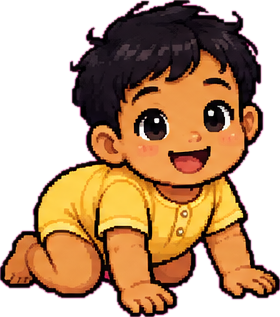
#> input picture MobileClient/assets/dependents/crawler_son.png, 280 x 317 px
$ python pixelate.py ../../MobileClient/assets/dependents/crawler_son.png out.png
#> lines starting #> are read from the running program, lines starting #| are printed output that depends on the picture; after the words box and inside, x2 and y2 are one past the last pixel; in counts of white or black regions, pixels touching at a corner belong together
"""Turn smooth painted sprites into pixel art that matches the room art.

Pillow + numpy only (no extra installs). Steps: area-average down to a small grid,
reduce to a shared-size palette, snap alpha to on/off, add a 1px outline, scale back
up with nearest-neighbour so every pixel stays crisp.

Usage:  python3 pixelate.py in.png out.png --height 256 --colors 48 --scale 4
"""
import argparse
import numpy as np
from PIL import Image


def pixelate(im, height=256, colors=48, scale=4, outline=True, alpha_cut=110):
#> called with height = 256, colors = 48, scale = 4, outline = True, alpha_cut = 110
    im = im.convert('RGBA')
#> im is the input picture: PIL image 280x317 RGBA; mean R, G, B, A 176.7, 64.3, 84, 157.3
    w, h = im.size
#> w = 280; h = 317
    small_w = max(1, round(w * height / h))
#> small_w = 226
    small = im.resize((small_w, height), Image.BOX)            # area average
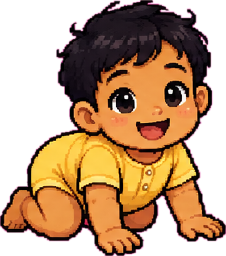
#> small: PIL image 226x256 RGBA; mean R, G, B, A 99, 60.7, 33.8, 157.3; transparent parts drawn white
    a = np.array(small.getchannel('A')) >= alpha_cut           # crisp alpha
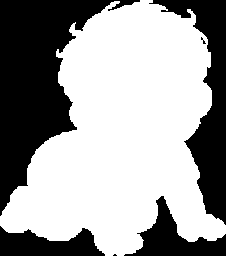
#> a: shape (256, 226) bool; 61.9% white; 6 black regions (2 under 20 px), largest, box (x1, y1, x2, y2) and area: (0, 0, 140, 216) 11886, (149, 0, 226, 225) 5801, (124, 196, 226, 256) 2298, (0, 226, 105, 256) 2054
    rgb = small.convert('RGB')
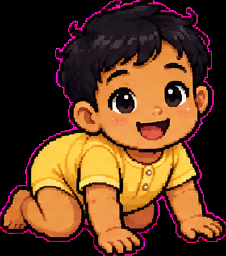
#> rgb: PIL image 226x256 RGB; mean R, G, B 99, 60.7, 33.8
    q = rgb.quantize(colors=colors, method=Image.Quantize.MEDIANCUT, dither=Image.Dither.NONE).convert('RGB')
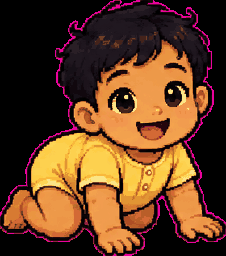
#> q: PIL image 226x256 RGB; mean R, G, B 98.6, 60.8, 33.6
    arr = np.array(q)
    out = np.zeros((height, small_w, 4), np.uint8)
    out[..., :3] = arr
    out[..., 3] = a * 255
    if outline:
        pad = np.pad(a, 1)
#> pad: shape (258, 228) bool; 60.9% white; 2 black regions (1 under 20 px), largest, box (x1, y1, x2, y2) and area: (0, 0, 228, 258) 23013
        edge = (~a) & (pad[:-2, 1:-1] | pad[2:, 1:-1] | pad[1:-1, :-2] | pad[1:-1, 2:])
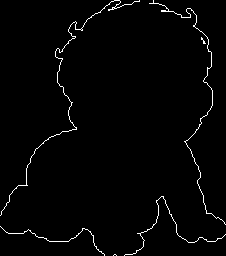
#> edge: shape (256, 226) bool; 1.7% white in thin lines or dots
        dark = np.array([34, 22, 20], np.uint8)
        out[edge, :3] = dark
        out[edge, 3] = 255
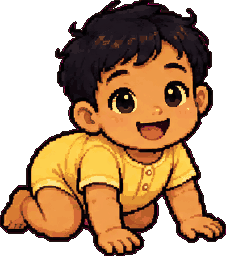
#> out: shape (256, 226, 4); mean R, G, B, A 95.8, 61, 31.9, 162.2; transparent parts drawn white
    res = Image.fromarray(out, 'RGBA')
    return res.resize((small_w * scale, height * scale), Image.NEAREST)
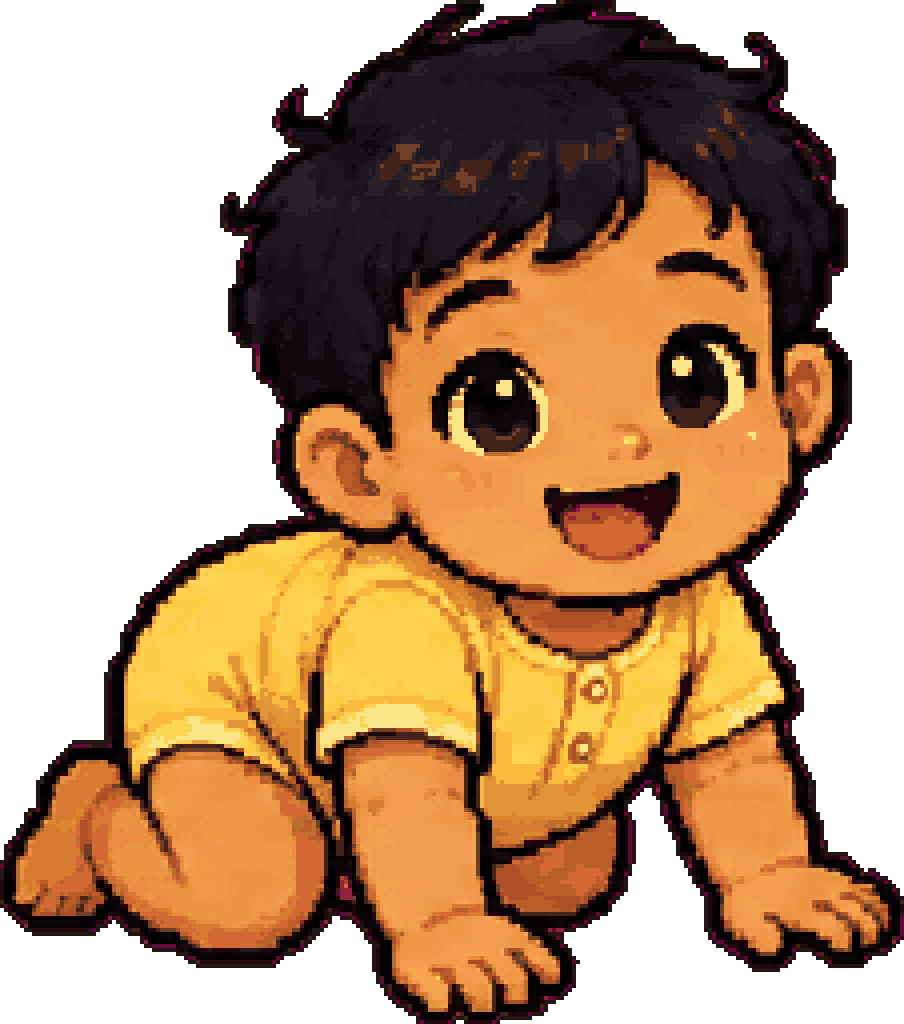
#> returned value: PIL image 904x1024 RGBA; mean R, G, B, A 95.8, 61, 31.9, 162.2; transparent parts drawn white


if __name__ == '__main__':
    ap = argparse.ArgumentParser()
    ap.add_argument('src'); ap.add_argument('dst')
    ap.add_argument('--height', type=int, default=256)
    ap.add_argument('--colors', type=int, default=48)
    ap.add_argument('--scale', type=int, default=4)
    ap.add_argument('--no-outline', action='store_true')
    a = ap.parse_args()
    pixelate(Image.open(a.src), a.height, a.colors, a.scale, not a.no_outline).save(a.dst, optimize=True)

$ run again, on MobileClient/assets/dependents/adopted_baby.png
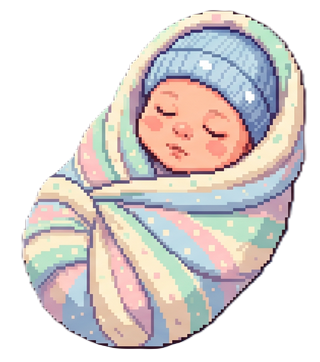
#> input picture MobileClient/assets/dependents/adopted_baby.png, 320 x 362 px
#> in pixelate, im is the input picture: PIL image 320x362 RGBA; mean R, G, B, A 114.7, 107.8, 105.6, 147.1
#> in pixelate, `a = np.array(small.getchannel('A')) >= alpha_cut`:
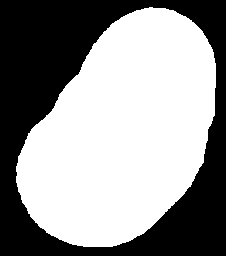
#> a: shape (256, 226) bool; 57.8% white; 1 black region, box (x1, y1, x2, y2) and area: (0, 0, 226, 256) 24416
#> pad: shape (258, 228) bool; 56.8% white; 1 black region, box (x1, y1, x2, y2) and area: (0, 0, 228, 258) 25384
#> edge: shape (256, 226) bool; 1.1% white in thin lines or dots, all inside (x1, y1, x2, y2) = (15, 6, 217, 248)
#> in pixelate, `return res.resize((small_w * scale, height * scale), Image.NEAREST)`:
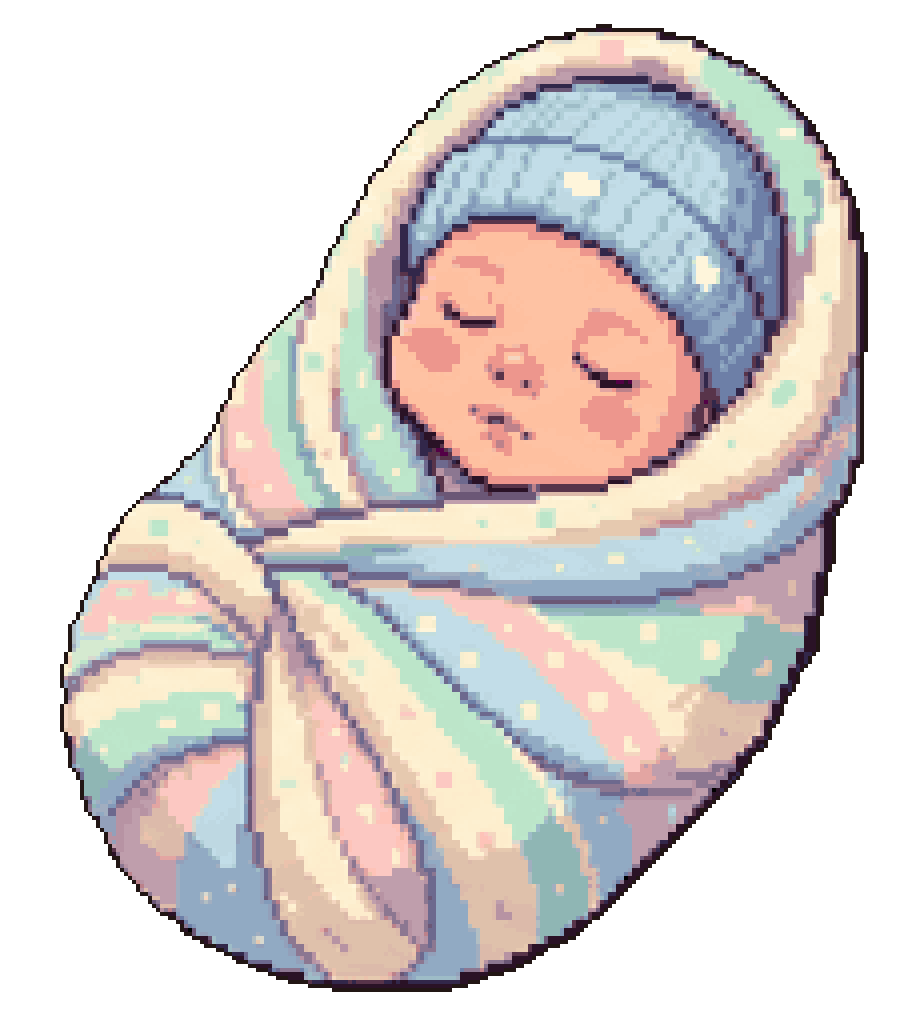
#> returned value: PIL image 904x1024 RGBA; mean R, G, B, A 114.4, 108, 105.5, 150.1; transparent parts drawn white

$ run again, on MobileClient/assets/dependents/baby daughter.png
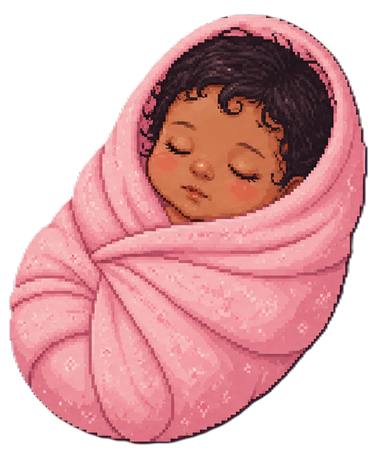
#> input picture MobileClient/assets/dependents/baby daughter.png, 380 x 451 px
#> in pixelate, im is the input picture: PIL image 380x451 RGBA; mean R, G, B, A 128.8, 78.4, 81.3, 160.6
#> in pixelate, `a = np.array(small.getchannel('A')) >= alpha_cut`:
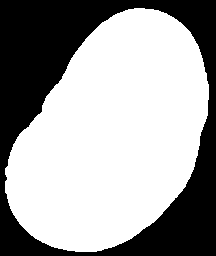
#> a: shape (256, 216) bool; 63.1% white; 1 black region, box (x1, y1, x2, y2) and area: (0, 0, 216, 256) 20401
#> pad: shape (258, 218) bool; 62% white; 1 black region, box (x1, y1, x2, y2) and area: (0, 0, 218, 258) 21349
#> edge: shape (256, 216) bool; 1.1% white in thin lines or dots
#> in pixelate, `return res.resize((small_w * scale, height * scale), Image.NEAREST)`:
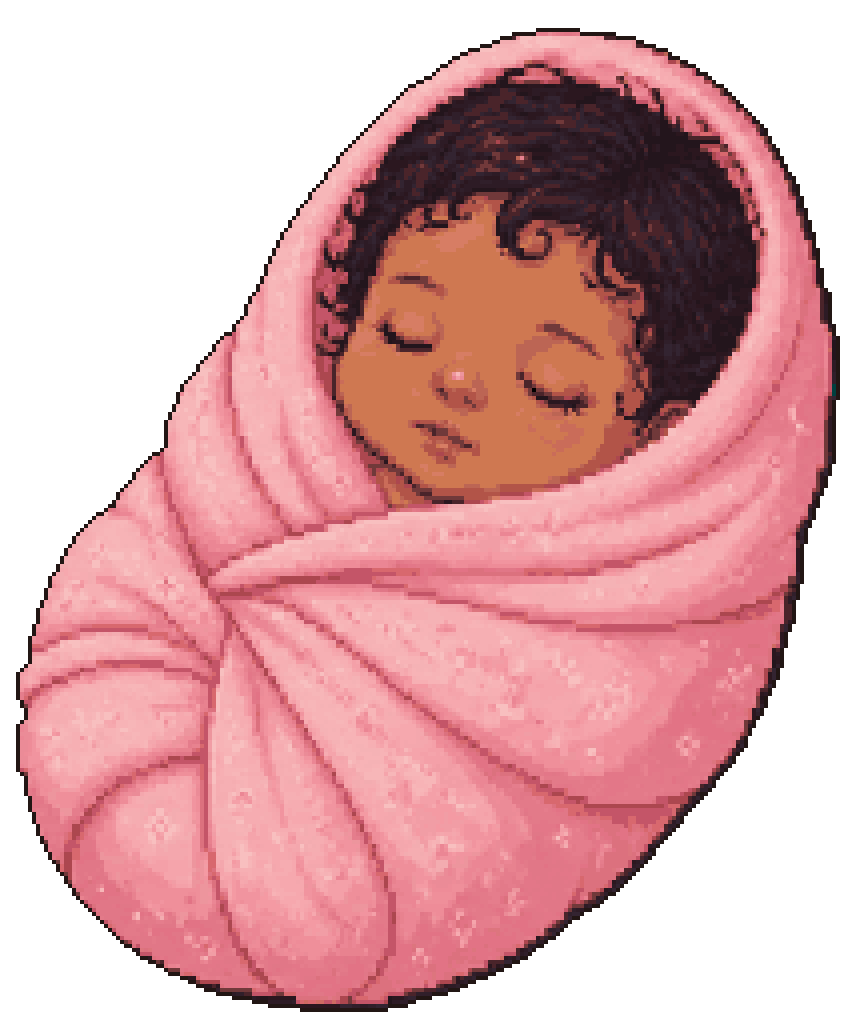
#> returned value: PIL image 864x1024 RGBA; mean R, G, B, A 129, 78.5, 81.4, 163.8; transparent parts drawn white
